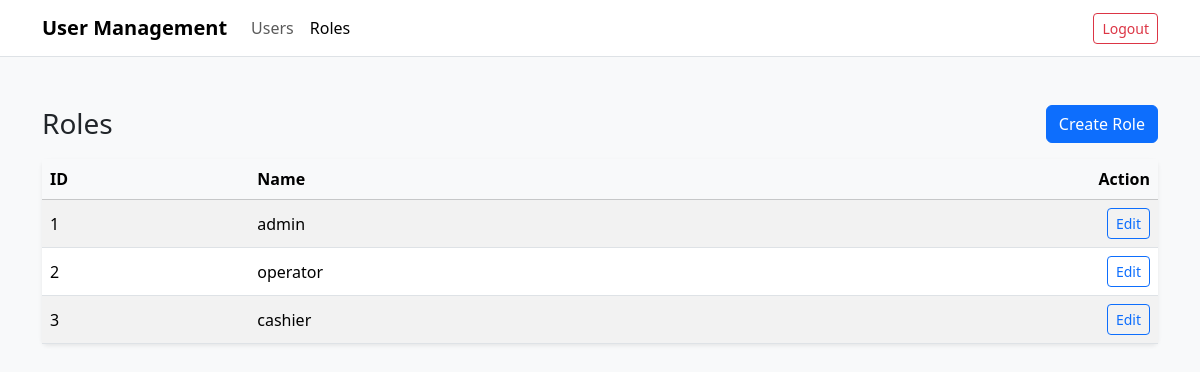
Page /roles (signed in) on the committed database.
### tables this page shows
CREATE TABLE roles (
    id INT AUTO_INCREMENT PRIMARY KEY,
    name VARCHAR(50) NOT NULL UNIQUE
);

### src/Presentation/Http/Controllers/BaseController.php (called while the page is built, shortened)
<?php
abstract class BaseController
{
    protected function view(string $template, array $data = [], string $title = 'User Management'): void
    {
        extract($data, EXTR_SKIP);
        include __DIR__ . '/../Views/' . $template . '.php';
        $content = (string)ob_get_clean();
        include __DIR__ . '/../Views/layout.php';
    }
}

### src/Presentation/Http/Controllers/RoleController.php (called while the page is built, shortened)
<?php
class RoleController extends BaseController
{
    public function index(): void
    {
        $pdo = $this->ctx['pdo'];
        $roleRepo = new RoleRepository($pdo);
        $roles = $roleRepo->all();
        $this->view('roles/index', [
            'roles' => $roles
        ], 'Roles');
    }
}

### src/Presentation/Http/Routing/Router.php (called while the page is built, shortened)
<?php
class Router
{
    private array $routes = [];
    private function map(string $method, string $path, array $handler, array $middleware): void
    {
        $this->routes[$method][$path] = [
            'handler' => $handler,
            'middleware' => $middleware
        ];
    }
    public function dispatch(string $method, string $path, array $ctx = []): void
    {
        $route = $this->routes[$method][$path] ?? null;
        [$class, $action] = $route['handler'];
        $controller = new $class($ctx);
        $controller->$action();
    }
}

### public/index.php (called while the page is built, shortened)
<?php
$pdo = PdoConnection::connect($_ENV);
$router = new Router();
$method = $_SERVER['REQUEST_METHOD'];
$path = parse_url($_SERVER['REQUEST_URI'], PHP_URL_PATH);
$router->dispatch($method, $path, [
    'pdo' => $pdo,
    'hasPermission' => fn(string $requiredKey): bool => PermissionChecker::hasPermission($requiredKey)
]);

### src/Presentation/Extensions/PermissionChecker.php (called while the page is built, shortened)
<?php
class PermissionChecker
{
    public static function hasPermission(string $requiredKey): bool
    {
        $userId = (int)$_SESSION['user_id'];
        $cacheKey = 'permission_keys_' . $userId;
        $keys = $_SESSION[$cacheKey] ?? [];
        return in_array($requiredKey, $keys, true);
    }
}

### src/Infrastructure/Repositories/RoleRepository.php (called while the page is built, shortened)
<?php
class RoleRepository
{
    public function all(): array
    {
        $stmt = $this->pdo->query("SELECT * FROM roles ORDER BY id ASC");
        return $stmt->fetchAll(PDO::FETCH_ASSOC);
    }
}

### src/Presentation/Http/Views/roles/index.php (the view, shortened to what this page needs)
<?php
$hasPermission = $ctx['hasPermission'] ?? null;
$hasPermission = is_callable($hasPermission) ? $hasPermission : static fn(string $requiredKey): bool => false;
$canCreate = $hasPermission('roles.create');
$canUpdate = $hasPermission('roles.update');
?>
<div class="d-flex justify-content-between align-items-center mb-3">
    <h1 class="h3 mb-0">Roles</h1>
    <?php if ($canCreate): ?>
        <a href="/roles/create" class="btn btn-primary">Create Role</a>
    <?php endif; ?>
</div>
<div class="card shadow-sm border-0">
    <div class="card-body p-0">
        <div class="table-responsive">
            <table class="table table-striped table-hover mb-0 align-middle">
                <thead class="table-light">
                <tr>
                    <th>ID</th>
                    <th>Name</th>
                    <th class="text-end">Action</th>
                </tr>
                </thead>
                <tbody>
                <?php foreach ($roles as $role): ?>
                    <?php
                    $id = (int)$role['id'];
                    $name = htmlspecialchars((string)$role['name'], ENT_QUOTES, 'UTF-8');
                    ?>
                    <tr>
                        <td><?= $id ?></td>
                        <td><?= $name ?></td>
                        <td class="text-end">
                            <?php if ($canUpdate): ?>
                                <a href="/roles/edit?id=<?= $id ?>" class="btn btn-sm btn-outline-primary">Edit</a>
                            <?php endif; ?>
                        </td>
                    </tr>
                <?php endforeach; ?>
                </tbody>
            </table>
        </div>
    </div>
</div>

### src/Presentation/Http/Views/layout.php (shortened to what this page needs)
<!doctype html>
<html lang="en">
<head>
    <link
        rel="stylesheet"
        href="https://cdn.jsdelivr.net/npm/bootstrap@5.3.8/dist/css/bootstrap.min.css"
    >
</head>
<body class="bg-body-tertiary">
<?php include __DIR__ . '/partials/nav.php'; ?>
<main class="container py-4">
    <?= $content ?? '' ?>
</main>
</body>
</html>

### src/Presentation/Http/Views/partials/nav.php (shortened to what this page needs)
<?php
$hasPermission = $ctx['hasPermission'] ?? null;
$hasPermission = is_callable($hasPermission) ? $hasPermission : static fn(string $requiredKey): bool => false;
$canUsers = $hasPermission('users.read');
$canRoles = $hasPermission('roles.read');
$isLoggedIn = isset($_SESSION['user_id']);
$currentPath = (string)(parse_url($_SERVER['REQUEST_URI'] ?? '/', PHP_URL_PATH) ?? '/');
$homePath = '/health';
if ($canUsers) {
    $homePath = '/users';
} elseif ($canRoles) {
    $homePath = '/roles';
}
?>
<nav class="navbar navbar-expand-lg bg-white border-bottom mb-4">
    <div class="container">
        <a class="navbar-brand fw-semibold" href="<?= htmlspecialchars($homePath, ENT_QUOTES, 'UTF-8') ?>">User Management</a>
        <div class="collapse navbar-collapse" id="mainNavbar">
            <ul class="navbar-nav me-auto mb-2 mb-lg-0">
                <?php if ($canUsers): ?>
                    <li class="nav-item">
                        <a class="nav-link <?= $currentPath === '/users' ? 'active' : '' ?>" href="/users">Users</a>
                    </li>
                <?php endif; ?>
                <?php if ($canRoles): ?>
                    <li class="nav-item">
                        <a class="nav-link <?= $currentPath === '/roles' ? 'active' : '' ?>" href="/roles">Roles</a>
                    </li>
                <?php endif; ?>
            </ul>
            <?php if ($isLoggedIn): ?>
                <form method="post" action="/logout" class="d-flex">
                    <button type="submit" class="btn btn-outline-danger btn-sm">Logout</button>
                </form>
            <?php endif; ?>
        </div>
    </div>
</nav>

### rows in the picture
roles: id "1", name "admin"
roles: id "2", name "operator"
roles: id "3", name "cashier"
